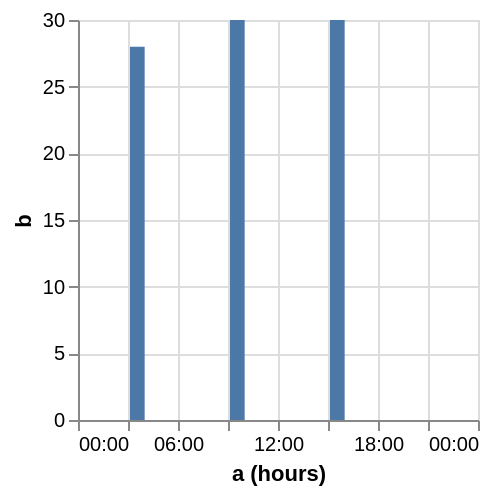

Write a Vega-Lite specification for this figure.
### Vega specification from a JSON file in a GitHub repository (floating-point values rounded to 4 significant figures)
{"$schema": "https://vega.github.io/schema/vega/v5.json", "description": "Customizing time scale domain.", "background": "white", "padding": 5, "width": 200, "height": 200, "style": "cell", "data": [{"name": "source_0", "values": [{"a": "December 17, 1995 03:00:00", "b": 28}, {"a": "December 17, 1995 09:00:00", "b": 30}, {"a": "December 17, 1995 15:00:00", "b": 30}]}, {"name": "data_0", "source": "source_0", "transform": [{"type": "formula", "expr": "toDate(datum[\"a\"])", "as": "a"}, {"field": "a", "type": "timeunit", "units": ["hours"], "as": ["hours_a", "hours_a_end"]}, {"type": "stack", "groupby": ["hours_a"], "field": "b", "sort": {"field": [], "order": []}, "as": ["b_start", "b_end"], "offset": "zero"}, {"type": "filter", "expr": "(isDate(datum[\"hours_a\"]) || (isValid(datum[\"hours_a\"]) && isFinite(+datum[\"hours_a\"]))) && isValid(datum[\"b\"]) && isFinite(+datum[\"b\"])"}]}], "marks": [{"name": "marks", "type": "rect", "style": ["bar"], "from": {"data": "data_0"}, "encode": {"update": {"fill": {"value": "#4c78a8"}, "ariaRoleDescription": {"value": "bar"}, "description": {"signal": "\"a (hours): \" + (timeFormat(datum[\"hours_a\"], timeUnitSpecifier([\"hours\"], {\"year-month\":\"%b %Y \",\"year-month-date\":\"%b %d, %Y \"}))) + \"; b: \" + (format(datum[\"b\"], \"\"))"}, "x2": [{"test": "!isValid(datum[\"hours_a\"]) || !isFinite(+datum[\"hours_a\"])", "value": 0}, {"scale": "x", "field": "hours_a", "offset": 1}], "x": [{"test": "!isValid(datum[\"hours_a\"]) || !isFinite(+datum[\"hours_a\"])", "value": 0}, {"scale": "x", "field": "hours_a_end"}], "y": {"scale": "y", "field": "b_end"}, "y2": {"scale": "y", "field": "b_start"}}}}], "scales": [{"name": "x", "type": "time", "domain": {"fields": [{"signal": "{data: datetime(2012, 0, 1, 0, 0, 0, 0)}"}, {"signal": "{data: datetime(2012, 0, 1, 24, 0, 0, 0)}"}]}, "range": [0, {"signal": "width"}]}, {"name": "y", "type": "linear", "domain": {"data": "data_0", "fields": ["b_start", "b_end"]}, "range": [{"signal": "height"}, 0], "nice": true, "zero": true}], "axes": [{"scale": "x", "orient": "bottom", "gridScale": "y", "grid": true, "domain": false, "labels": false, "aria": false, "maxExtent": 0, "minExtent": 0, "ticks": false, "zindex": 0}, {"scale": "y", "orient": "left", "gridScale": "x", "grid": true, "tickCount": {"signal": "ceil(height/40)"}, "domain": false, "labels": false, "aria": false, "maxExtent": 0, "minExtent": 0, "ticks": false, "zindex": 0}, {"scale": "x", "orient": "bottom", "grid": false, "title": "a (hours)", "format": {"signal": "timeUnitSpecifier([\"hours\"], {\"year-month\":\"%b %Y \",\"year-month-date\":\"%b %d, %Y \"})"}, "labelFlush": true, "labelOverlap": true, "zindex": 0}, {"scale": "y", "orient": "left", "grid": false, "title": "b", "labelOverlap": true, "tickCount": {"signal": "ceil(height/40)"}, "zindex": 0}]}
